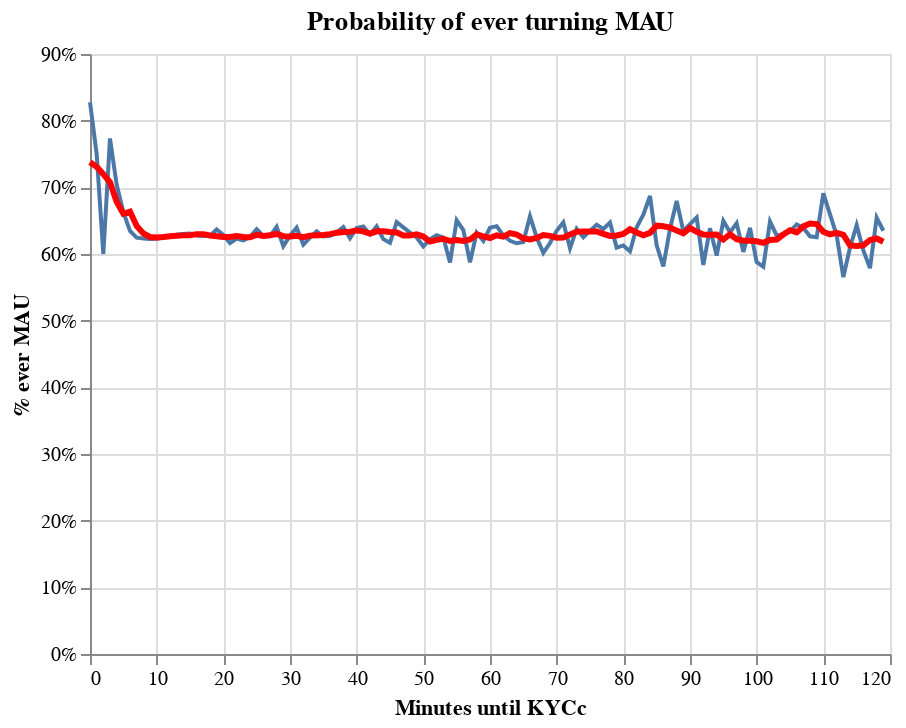

Notebook source saved alongside this figure:
### Code cell
data = pd.read_pickle("kyc_time.pkl")


data["time_diff"] = data["time_diff"]
data["time_diff"] = data["time_diff"].round(0)

data = data.groupby(["time_diff"]).agg("mean").reset_index()


data = data.loc[data["time_diff"] < 120, :]

original = (
    alt.Chart(data)
    .mark_line()
    .encode(
        x=alt.X("time_diff:Q", axis=alt.Axis(title="Minutes until KYCc")),
        y=alt.Y("activated:Q", axis=alt.Axis(format="%", title="% ever MAU")),
    )
    .properties(title="Probability of ever turning MAU", width=400)
)


ma = (
    alt.Chart(data)
    .mark_line(color="red", size=3)
    .transform_window(rolling_mean="mean(activated)", frame=[-3, 3])
    .encode(x="time_diff:Q", y="rolling_mean:Q")
)

original + ma

### Figure 1 — Vega-Lite specification as saved in the notebook (floating-point values rounded to 4 significant figures)
{"config": {"view": {"continuousWidth": 400, "continuousHeight": 300}}, "layer": [{"mark": "line", "encoding": {"x": {"type": "quantitative", "axis": {"title": "Minutes until KYCc"}, "field": "time_diff"}, "y": {"type": "quantitative", "axis": {"format": "%", "title": "% ever MAU"}, "field": "activated"}}, "title": "Probability of ever turning MAU", "width": 400}, {"mark": {"type": "line", "color": "red", "size": 3}, "encoding": {"x": {"type": "quantitative", "field": "time_diff"}, "y": {"type": "quantitative", "field": "rolling_mean"}}, "transform": [{"window": [{"op": "mean", "field": "activated", "as": "rolling_mean"}], "frame": [-3, 3]}]}], "data": {"name": "data-68e0261578d92b12256480c3288b8ac4"}, "$schema": "https://vega.github.io/schema/vega-lite/v4.0.2.json", "datasets": {"data-68e0261578d92b12256480c3288b8ac4": [{"time_diff": 0, "attempts": 1.0, "total": 15.25, "volume": 2817.0, "activated": 0.8278}, {"time_diff": 1, "attempts": 1.0, "total": 20.0, "volume": 6070.0, "activated": 0.75}, {"time_diff": 2, "attempts": 1.0, "total": 22.0, "volume": 776.5, "activated": 0.6}, {"time_diff": 3, "attempts": 1.0, "total": 13.26, "volume": 1871.0, "activated": 0.7733}, {"time_diff": 4, "attempts": 1.001, "total": 11.61, "volume": 2109.0, "activated": 0.704}, {"time_diff": 5, "attempts": 1.001, "total": 11.45, "volume": 2008.0, "activated": 0.6631}, {"time_diff": 6, "attempts": 1.002, "total": 10.96, "volume": 1899.0, "activated": 0.6345}, {"time_diff": 7, "attempts": 1.003, "total": 10.95, "volume": 1808.0, "activated": 0.6246}, {"time_diff": 8, "attempts": 1.007, "total": 10.98, "volume": 1846.0, "activated": 0.6234}, {"time_diff": 9, "attempts": 1.013, "total": 11.16, "volume": 1797.0, "activated": 0.6227}, {"time_diff": 10, "attempts": 1.022, "total": 11.11, "volume": 1794.0, "activated": 0.6227}, {"time_diff": 11, "attempts": 1.034, "total": 11.23, "volume": 1783.0, "activated": 0.6247}, {"time_diff": 12, "attempts": 1.049, "total": 11.19, "volume": 1806.0, "activated": 0.6263}, {"time_diff": 13, "attempts": 1.066, "total": 11.3, "volume": 1843.0, "activated": 0.6291}, {"time_diff": 14, "attempts": 1.084, "total": 11.32, "volume": 1914.0, "activated": 0.6302}, {"time_diff": 15, "attempts": 1.106, "total": 11.27, "volume": 1929.0, "activated": 0.6309}, {"time_diff": 16, "attempts": 1.127, "total": 11.11, "volume": 1926.0, "activated": 0.6276}, {"time_diff": 17, "attempts": 1.149, "total": 11.4, "volume": 1897.0, "activated": 0.6269}, {"time_diff": 18, "attempts": 1.171, "total": 11.05, "volume": 1927.0, "activated": 0.6271}, {"time_diff": 19, "attempts": 1.206, "total": 11.45, "volume": 1840.0, "activated": 0.6367}, {"time_diff": 20, "attempts": 1.228, "total": 10.88, "volume": 1985.0, "activated": 0.6287}, {"time_diff": 21, "attempts": 1.263, "total": 11.45, "volume": 2000.0, "activated": 0.6163}, {"time_diff": 22, "attempts": 1.275, "total": 11.45, "volume": 2007.0, "activated": 0.6231}, {"time_diff": 23, "attempts": 1.281, "total": 11.35, "volume": 2106.0, "activated": 0.6206}, {"time_diff": 24, "attempts": 1.303, "total": 10.93, "volume": 2009.0, "activated": 0.6254}, {"time_diff": 25, "attempts": 1.328, "total": 10.99, "volume": 1853.0, "activated": 0.6372}, {"time_diff": 26, "attempts": 1.313, "total": 11.55, "volume": 2240.0, "activated": 0.6271}, {"time_diff": 27, "attempts": 1.312, "total": 11.05, "volume": 1793.0, "activated": 0.6267}, {"time_diff": 28, "attempts": 1.312, "total": 11.03, "volume": 1985.0, "activated": 0.6408}, {"time_diff": 29, "attempts": 1.323, "total": 10.6, "volume": 1811.0, "activated": 0.6118}, {"time_diff": 30, "attempts": 1.302, "total": 11.24, "volume": 1746.0, "activated": 0.6275}, {"time_diff": 31, "attempts": 1.328, "total": 11.63, "volume": 1690.0, "activated": 0.6396}, {"time_diff": 32, "attempts": 1.317, "total": 11.36, "volume": 1767.0, "activated": 0.6141}, {"time_diff": 33, "attempts": 1.356, "total": 12.3, "volume": 1918.0, "activated": 0.6244}, {"time_diff": 34, "attempts": 1.367, "total": 11.25, "volume": 1812.0, "activated": 0.6339}, {"time_diff": 35, "attempts": 1.395, "total": 10.87, "volume": 2220.0, "activated": 0.6263}, {"time_diff": 36, "attempts": 1.39, "total": 10.91, "volume": 1918.0, "activated": 0.6271}, {"time_diff": 37, "attempts": 1.447, "total": 10.74, "volume": 1786.0, "activated": 0.6323}, {"time_diff": 38, "attempts": 1.413, "total": 11.18, "volume": 1716.0, "activated": 0.6405}, {"time_diff": 39, "attempts": 1.43, "total": 11.55, "volume": 1837.0, "activated": 0.6236}, {"time_diff": 40, "attempts": 1.491, "total": 10.55, "volume": 1849.0, "activated": 0.6391}, {"time_diff": 41, "attempts": 1.494, "total": 10.86, "volume": 1782.0, "activated": 0.6414}, {"time_diff": 42, "attempts": 1.496, "total": 12.01, "volume": 2392.0, "activated": 0.6293}, {"time_diff": 43, "attempts": 1.464, "total": 12.23, "volume": 2197.0, "activated": 0.6413}, {"time_diff": 44, "attempts": 1.432, "total": 11.4, "volume": 2096.0, "activated": 0.6223}, {"time_diff": 45, "attempts": 1.464, "total": 12.8, "volume": 1809.0, "activated": 0.6169}, {"time_diff": 46, "attempts": 1.485, "total": 11.55, "volume": 2043.0, "activated": 0.648}, {"time_diff": 47, "attempts": 1.441, "total": 10.96, "volume": 1714.0, "activated": 0.64}, {"time_diff": 48, "attempts": 1.448, "total": 11.81, "volume": 1842.0, "activated": 0.6323}, {"time_diff": 49, "attempts": 1.524, "total": 10.84, "volume": 1885.0, "activated": 0.6247}, {"time_diff": 50, "attempts": 1.469, "total": 11.24, "volume": 1766.0, "activated": 0.6113}, {"time_diff": 51, "attempts": 1.465, "total": 10.88, "volume": 1739.0, "activated": 0.622}, {"time_diff": 52, "attempts": 1.498, "total": 10.75, "volume": 1826.0, "activated": 0.6281}, {"time_diff": 53, "attempts": 1.473, "total": 11.72, "volume": 1716.0, "activated": 0.6248}, {"time_diff": 54, "attempts": 1.543, "total": 11.27, "volume": 2156.0, "activated": 0.5873}, {"time_diff": 55, "attempts": 1.512, "total": 11.03, "volume": 1964.0, "activated": 0.6506}, {"time_diff": 56, "attempts": 1.535, "total": 11.8, "volume": 1718.0, "activated": 0.6358}, {"time_diff": 57, "attempts": 1.608, "total": 12.43, "volume": 1704.0, "activated": 0.5876}, {"time_diff": 58, "attempts": 1.604, "total": 11.14, "volume": 2002.0, "activated": 0.6319}, {"time_diff": 59, "attempts": 1.605, "total": 10.97, "volume": 1746.0, "activated": 0.6197}, {"time_diff": 60, "attempts": 1.589, "total": 11.47, "volume": 1728.0, "activated": 0.6393}, {"time_diff": 61, "attempts": 1.623, "total": 11.2, "volume": 1784.0, "activated": 0.6417}, {"time_diff": 62, "attempts": 1.627, "total": 10.87, "volume": 1558.0, "activated": 0.628}, {"time_diff": 63, "attempts": 1.561, "total": 11.6, "volume": 1708.0, "activated": 0.6197}, {"time_diff": 64, "attempts": 1.529, "total": 10.43, "volume": 1831.0, "activated": 0.6161}, {"time_diff": 65, "attempts": 1.547, "total": 11.12, "volume": 2629.0, "activated": 0.6179}, {"time_diff": 66, "attempts": 1.64, "total": 10.96, "volume": 2499.0, "activated": 0.6567}, {"time_diff": 67, "attempts": 1.654, "total": 11.38, "volume": 2011.0, "activated": 0.6248}, {"time_diff": 68, "attempts": 1.634, "total": 11.63, "volume": 1793.0, "activated": 0.6016}, {"time_diff": 69, "attempts": 1.611, "total": 11.01, "volume": 2150.0, "activated": 0.6164}, {"time_diff": 70, "attempts": 1.554, "total": 11.27, "volume": 1938.0, "activated": 0.6349}, {"time_diff": 71, "attempts": 1.576, "total": 11.77, "volume": 3086.0, "activated": 0.6476}, {"time_diff": 72, "attempts": 1.601, "total": 11.22, "volume": 1671.0, "activated": 0.6087}, {"time_diff": 73, "attempts": 1.545, "total": 11.26, "volume": 1804.0, "activated": 0.6377}, {"time_diff": 74, "attempts": 1.605, "total": 12.25, "volume": 2315.0, "activated": 0.6252}, {"time_diff": 75, "attempts": 1.627, "total": 12.47, "volume": 2305.0, "activated": 0.6347}, {"time_diff": 76, "attempts": 1.604, "total": 10.69, "volume": 1564.0, "activated": 0.644}, {"time_diff": 77, "attempts": 1.582, "total": 10.81, "volume": 1945.0, "activated": 0.6376}, {"time_diff": 78, "attempts": 1.531, "total": 11.73, "volume": 2176.0, "activated": 0.6471}, {"time_diff": 79, "attempts": 1.551, "total": 9.794, "volume": 1578.0, "activated": 0.6096}, {"time_diff": 80, "attempts": 1.619, "total": 11.23, "volume": 1663.0, "activated": 0.6129}, {"time_diff": 81, "attempts": 1.646, "total": 10.48, "volume": 1796.0, "activated": 0.6038}, {"time_diff": 82, "attempts": 1.63, "total": 11.7, "volume": 1803.0, "activated": 0.64}, {"time_diff": 83, "attempts": 1.736, "total": 11.43, "volume": 2776.0, "activated": 0.6589}, {"time_diff": 84, "attempts": 1.626, "total": 11.43, "volume": 1554.0, "activated": 0.687}, {"time_diff": 85, "attempts": 1.728, "total": 11.98, "volume": 1730.0, "activated": 0.613}, {"time_diff": 86, "attempts": 1.696, "total": 10.03, "volume": 2718.0, "activated": 0.5814}, {"time_diff": 87, "attempts": 1.727, "total": 11.75, "volume": 1418.0, "activated": 0.6377}, {"time_diff": 88, "attempts": 1.774, "total": 10.88, "volume": 1693.0, "activated": 0.6796}, {"time_diff": 89, "attempts": 1.733, "total": 11.17, "volume": 1821.0, "activated": 0.6344}, {"time_diff": 90, "attempts": 1.724, "total": 9.619, "volume": 1339.0, "activated": 0.6447}, {"time_diff": 91, "attempts": 1.605, "total": 10.41, "volume": 1444.0, "activated": 0.6548}, {"time_diff": 92, "attempts": 1.683, "total": 11.57, "volume": 1855.0, "activated": 0.5837}, {"time_diff": 93, "attempts": 1.629, "total": 12.07, "volume": 1848.0, "activated": 0.6386}, {"time_diff": 94, "attempts": 1.649, "total": 10.0, "volume": 1724.0, "activated": 0.5978}, {"time_diff": 95, "attempts": 1.664, "total": 10.09, "volume": 1332.0, "activated": 0.6496}, {"time_diff": 96, "attempts": 1.637, "total": 11.57, "volume": 1815.0, "activated": 0.6325}, {"time_diff": 97, "attempts": 1.613, "total": 12.27, "volume": 1893.0, "activated": 0.6463}, {"time_diff": 98, "attempts": 1.595, "total": 11.29, "volume": 2483.0, "activated": 0.6032}, {"time_diff": 99, "attempts": 1.658, "total": 11.36, "volume": 1549.0, "activated": 0.6393}, {"time_diff": 100, "attempts": 1.596, "total": 9.713, "volume": 1313.0, "activated": 0.5877}, {"time_diff": 101, "attempts": 1.662, "total": 11.43, "volume": 1917.0, "activated": 0.5808}, {"time_diff": 102, "attempts": 1.775, "total": 12.31, "volume": 2599.0, "activated": 0.6486}, {"time_diff": 103, "attempts": 1.734, "total": 11.91, "volume": 1913.0, "activated": 0.6278}, {"time_diff": 104, "attempts": 1.528, "total": 11.36, "volume": 2543.0, "activated": 0.6297}, {"time_diff": 105, "attempts": 1.595, "total": 10.43, "volume": 1465.0, "activated": 0.6336}, {"time_diff": 106, "attempts": 1.673, "total": 12.88, "volume": 2532.0, "activated": 0.6443}, {"time_diff": 107, "attempts": 1.579, "total": 11.24, "volume": 1701.0, "activated": 0.6392}, {"time_diff": 108, "attempts": 1.687, "total": 11.2, "volume": 1384.0, "activated": 0.6266}, {"time_diff": 109, "attempts": 1.647, "total": 13.42, "volume": 1828.0, "activated": 0.625}, {"time_diff": 110, "attempts": 1.658, "total": 10.76, "volume": 1497.0, "activated": 0.691}, {"time_diff": 111, "attempts": 1.691, "total": 11.6, "volume": 1533.0, "activated": 0.6594}, {"time_diff": 112, "attempts": 1.668, "total": 13.35, "volume": 1866.0, "activated": 0.628}, {"time_diff": 113, "attempts": 1.824, "total": 10.89, "volume": 1638.0, "activated": 0.5653}, {"time_diff": 114, "attempts": 1.781, "total": 13.22, "volume": 1742.0, "activated": 0.6097}, {"time_diff": 115, "attempts": 1.768, "total": 12.13, "volume": 2624.0, "activated": 0.6433}, {"time_diff": 116, "attempts": 1.72, "total": 9.864, "volume": 1851.0, "activated": 0.6053}, {"time_diff": 117, "attempts": 1.572, "total": 12.16, "volume": 1668.0, "activated": 0.5788}, {"time_diff": 118, "attempts": 1.746, "total": 12.61, "volume": 2157.0, "activated": 0.6544}, {"time_diff": 119, "attempts": 1.812, "total": 9.475, "volume": 1282.0, "activated": 0.6349}]}}
